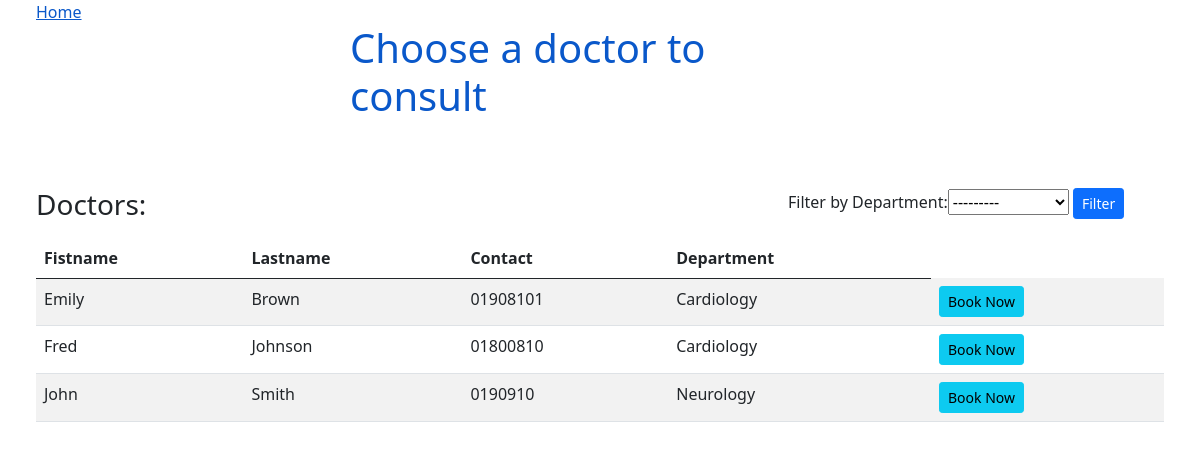
Page /listofdoctors/ on the earlier database version.
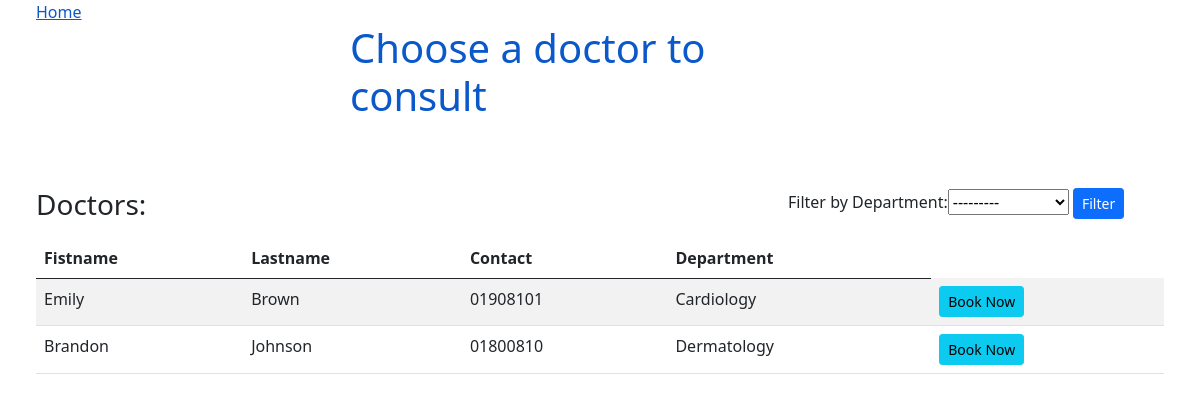
Same page on the later database version.
### appointments/models.py (models this page shows, shortened)
class Doctor(models.Model):
    Departments = [
        ("Cardiology", "Cardiology"),
        ("Neurology", "Neurology"),
        ("Dermatology", "Dermatology"),
        ("Cancer", "Cancer"),
        ("Psychiatric" , "Psychiatric")
    ]
    user = models.OneToOneField(User, on_delete=models.CASCADE ,null= True)
    firstname =models.CharField(max_length=200)
    lastname = models.CharField(max_length=200)
    address = models.CharField(max_length=200, null= True)
    mobile = models.CharField(max_length=100,null=True)
    department= models.CharField(max_length=100, choices= Departments)
    status = models.BooleanField(default=True)
    zoom_link = models.CharField(max_length= 300, null= True)

### listofdoctors/views.py (the view)
# urls.py: path('listofdoctors/', views.listdoctors),
def listdoctors(request): #get all data from dbs
	doctors= Doctor.objects.order_by('lastname') #Organization.objects.all()
	if request.method == 'GET': #Filter
		doctorsFilter= DoctorFilter(request.GET, queryset=doctors)
		doctors= doctorsFilter.qs
	else:
		doctorsFilter= DoctorFilter()
	return render(request, 'doctors_list.html', {'doctors':doctors, 'doctorsFilter':doctorsFilter})

### templates/doctors_list.html (shortened to what this page needs)
<!DOCTYPE html>
<html>
<head>
    <link href="https://cdn.jsdelivr.net/npm/bootstrap@5.0.0-beta3/dist/css/bootstrap.min.css" rel="stylesheet">
</head>
<body>
<a href='/' style="padding: 3%;">Home</a>
<div class="mx-auto" style="width: 500px;">
    <h1 style="color: #0a58ca;">Choose a doctor to consult</h1>
</div>
<br>
<div  style="padding: 3%;">
<div class="card-title row">
    <h3 class="col" style="display: !inline; margin-right: -20%; ">Doctors:</h3>
    <form method="GET" class="col" style="max-width: 400px;">
        Filter by
        {{ doctorsFilter.form  }}
        <button class="btn btn-primary btn-sm" type="submit">Filter</button>
    </form>
</div>
{%  if doctors.count > 0  %}
    <table class="table table-striped">
        <thead>
            <tr>
                <th>Fistname</th>
                <th>Lastname</th>
                <th>Contact</th>
                <th>Department</th>
            </tr>
        </thead>
        <tbody>
            {%  for user in doctors  %}
            <tr>
                <td>{{ user.firstname  }}</td>
                <td>{{ user.lastname  }}</td>
                <td>{{ user.mobile }}</td>
                <td>{{  user.department  }}</td>
                <td>
                    <a class="btn btn-info btn-sm" href="/calendar/{{user.id}}">Book Now</a>
                </td>
            </tr>
            {%  endfor  %}
        </tbody>
    </table>
{% else %}
<i>Empty</i>
{%  endif  %}
</div>
</body>
</html>

Differences in the rows shown:
removed Doctor: firstname "John", lastname "Smith", mobile "0190910", department "Neurology"
changed Doctor "Johnson": firstname "Fred" → "Brandon"; department "Cardiology" → "Dermatology"
